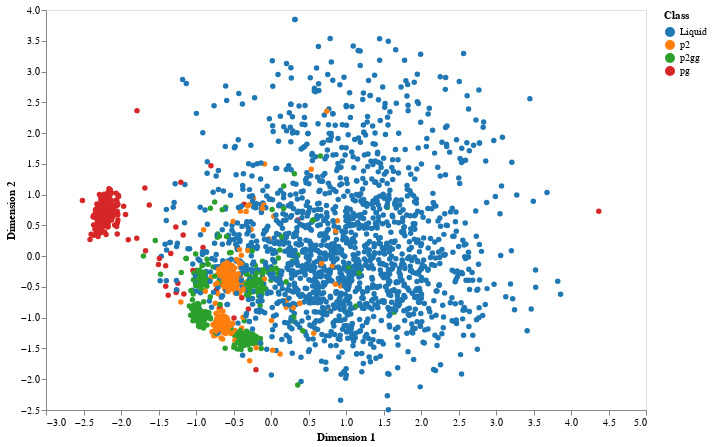

Write notebook code for a chart like this one.
### Markdown cell above
Like for the orientational analysis,
I am removing the interface molecules
with the intention of making the differences more apparent.
This reduced dataset is assigned to the variable `X_od`.

Again we perform the linear principal component analysis,
extracting the two dimensions in this new space
which creates the largest separation of points.

### Code cell
pca = decomposition.PCA(n_components=2)
X_rd = pca.fit_transform(X_od)
fig = figures.plot_dimensionality_reduction(X_rd, y)
fig

### Figure 1 — Vega-Lite specification as saved in the notebook (floating-point values rounded to 4 significant figures; data arrays with more than 128 entries replaced by an {"elided": "..."} marker saying what was removed)
{"$schema": "https://vega.github.io/schema/vega-lite/v2.6.0.json", "config": {"axis": {"grid": false}, "view": {"height": 400, "width": 600}}, "data": {"name": "data-b8046ca48280c4e6db5b1b2080b5e8de"}, "datasets": {"data-b8046ca48280c4e6db5b1b2080b5e8de": {"elided": "3000 records"}}, "encoding": {"color": {"field": "class", "scale": {"scheme": "category10"}, "title": "Class", "type": "nominal"}, "x": {"field": "dim1", "title": "Dimension 1", "type": "quantitative"}, "y": {"field": "dim2", "title": "Dimension 2", "type": "quantitative"}}, "mark": {"opacity": 1, "type": "circle"}}
